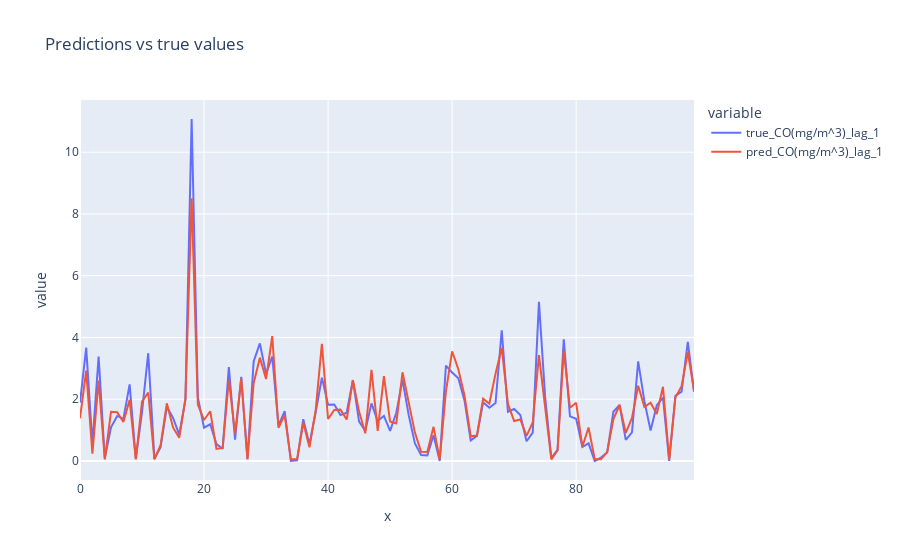

The notebook cell this image was saved under:
### Code cell
# plot predictions
fig = px.line(y_compare.iloc[:100], x= [i for i in range(0,100)], y = ["true_CO(mg/m^3)_lag_1", "pred_CO(mg/m^3)_lag_1"], title='Predictions vs true values')
fig.show()
